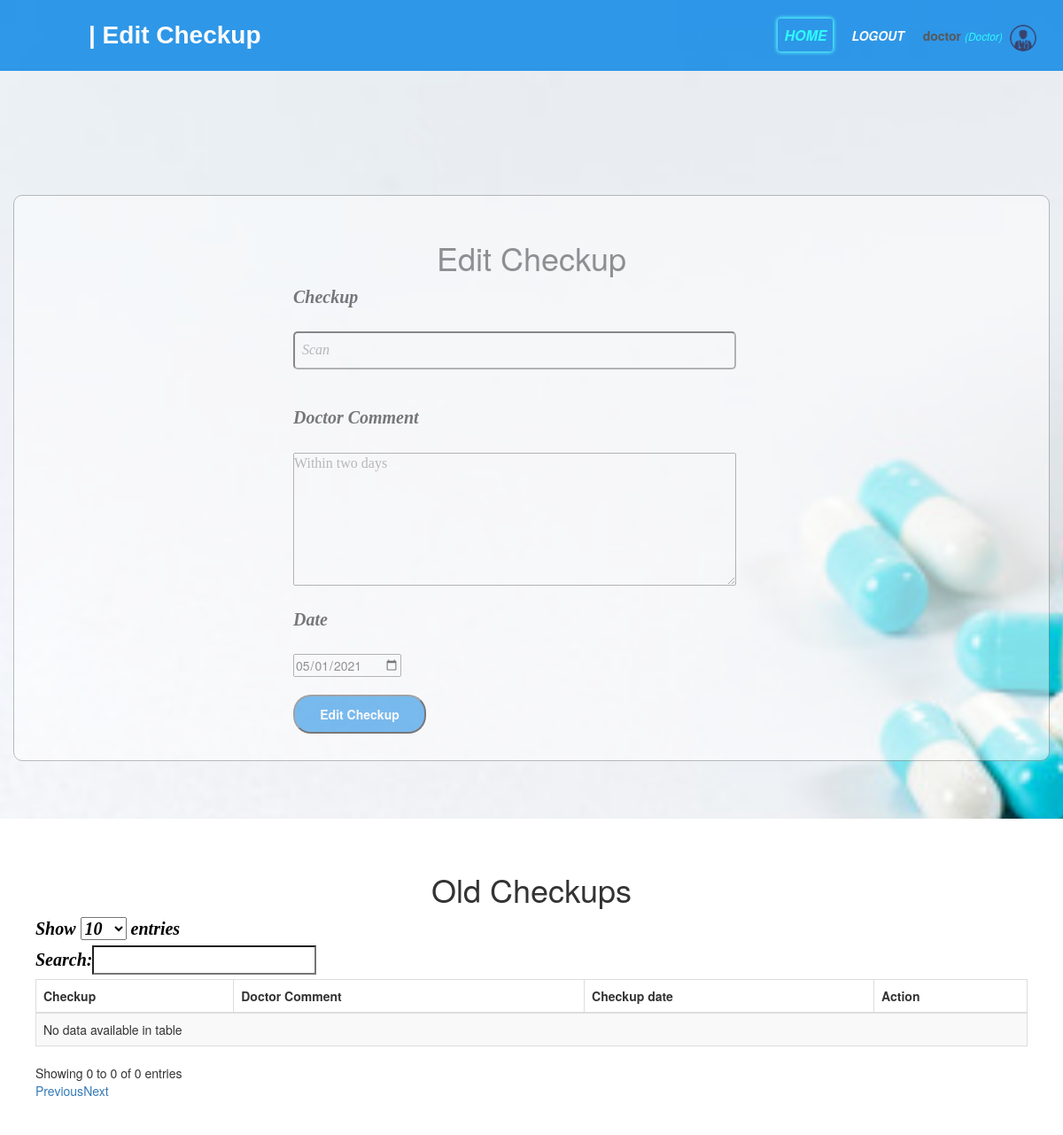
Page /doctor/edit_checkup.php?edit_checkup=3 (signed in) on the earlier database version.
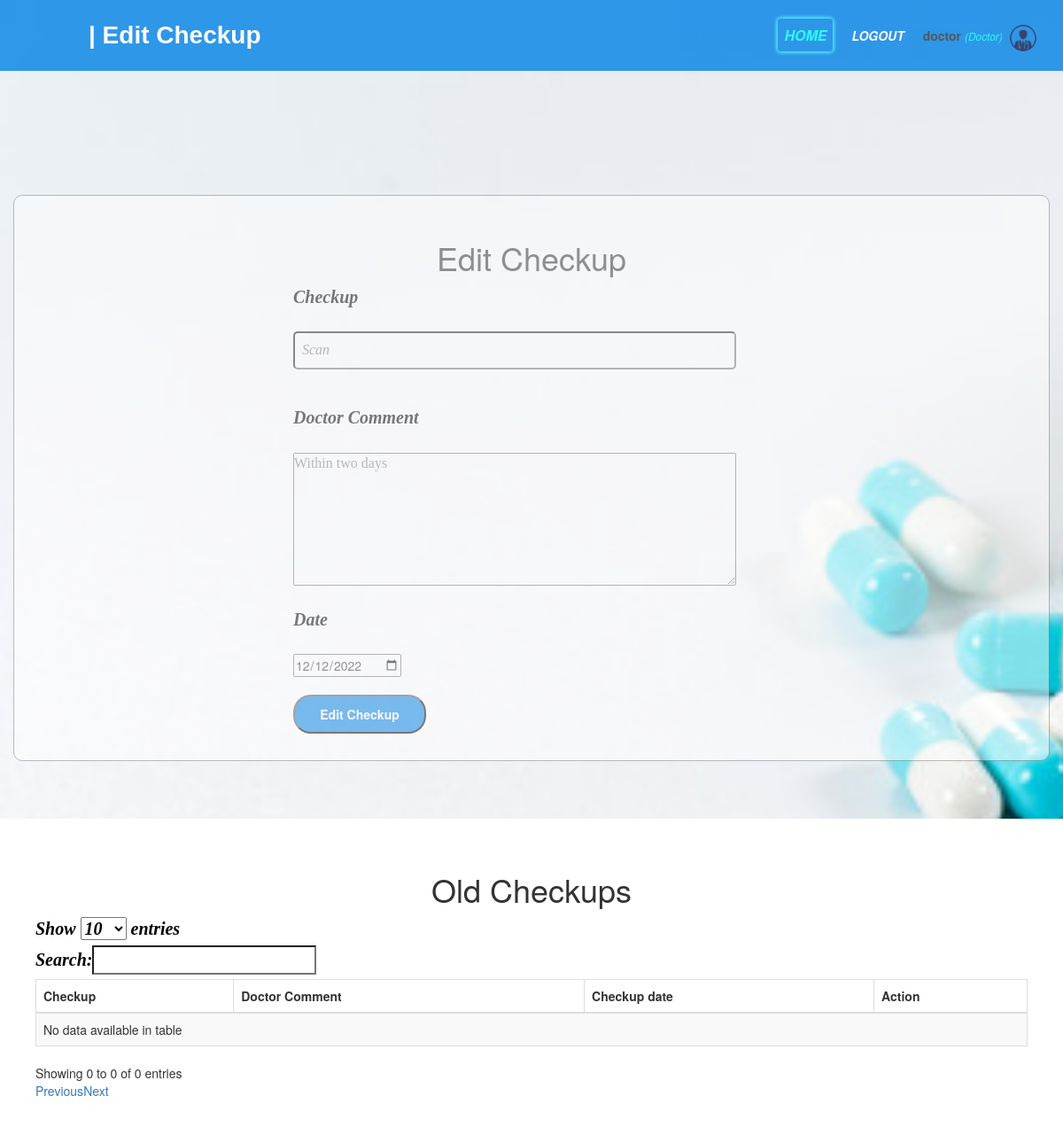
Same page on the later database version.
### tables this page shows
CREATE TABLE IF NOT EXISTS `checkup` (
  `checkup_id` int NOT NULL AUTO_INCREMENT,
  `checkup_name` varchar(200) NOT NULL,
  `doctor_comment` varchar(500) NOT NULL,
  `nurse_comment` varchar(500) NOT NULL,
  `checkup_date` date NOT NULL,
  `diagnosis` varchar(200) NOT NULL,
  `p_id` int NOT NULL,
  `staff_id` int NOT NULL,
  PRIMARY KEY (`checkup_id`),
  KEY `p_id` (`p_id`)
);

### doctor/edit_checkup.php (the view, shortened to what this page needs)
<?php include('function.php');
    $checkup_name = '';
    $doctor_comment = '';
    $checkup_date ='';
if (isset($_GET['edit_checkup'])) {
    $checkup_id = $_GET['edit_checkup'];
    $record_C = mysqli_query($db, "SELECT * FROM checkup WHERE checkup_id=$checkup_id");
    $record = mysqli_fetch_array($record_C);
    $checkup_name = $record['checkup_name'];
    $doctor_comment = $record['doctor_comment'];
    $checkup_date = $record['checkup_date'];
    }
?>
<!DOCTYPE html>
<html>
<head>
    <link rel="stylesheet" type="text/css" href="/pis/css/booking.css">
    <link rel="stylesheet" type="text/css" href="/pis/css/all.css">
    <?php include('link_css.php'); ?>
</head>
<body>
    <nav>
        <label id="title">| Edit Checkup</label>
          <ul>
            <li><a class="active"  href="doctor_home.php">HOME</a></li>
            <li><a href="/pis/index.php?logout='1' "style="font-size:14px;" id="logout">logout</a></li>
            <li>
            <?php  if (isset($_SESSION['user'])) : ?>
                <strong><?php echo $_SESSION['user']['user_type']; ?></strong>
                <small>
                    <i  style="color: cyan;">(<?php echo ucfirst($_SESSION['user']['user_name']); ?>)</i>
                    <img src="/pis/images/21.png" class="profile_info">
                 </small>
            <?php endif ?>
        </li>
      </ul>
    </nav><br><br><br><br>
    <div class="container">
    <h1>Edit Checkup</h1>
    <form action="edit_checkup.php" method="post" id="frm">
        <label>Checkup</label><br><br>
        <input type="text" id="name" name="checkup_name" value="<?php echo $checkup_name; ?>"><br><br><br>
        <label>Doctor Comment</label><br><br>
        <textarea id="test" name="doctor_comment" value="<?php echo $doctor_comment; ?>"><?php echo $doctor_comment; ?></textarea><br><br>
        <label>Date</label><br><br>
        <input type="date" name="checkup_date" value="<?php echo $checkup_date; ?>" <?php echo $checkup_date; ?>><br><br>
        <input type="submit" name="update_checkup" value="Edit Checkup" id="booking">
    </form>
</div><br><br><br>
<div id="s">
    <h1> Old Checkups </h1>
<table id="allusers" class="table table-striped table-bordered" style="width: 100%">
        <thead>
            <tr>
                <th>Checkup</th>
                <th>Doctor Comment</th>
                <th id="a">Checkup date</th>
                <th>Action</th>
            </tr>
        </thead>
        <tbody>
        </tbody>
    </table>
</div>
</body>
</html>

Differences in the rows shown:
changed checkup "Scan": checkup_date "05/01/2021" → "12/12/2022"
